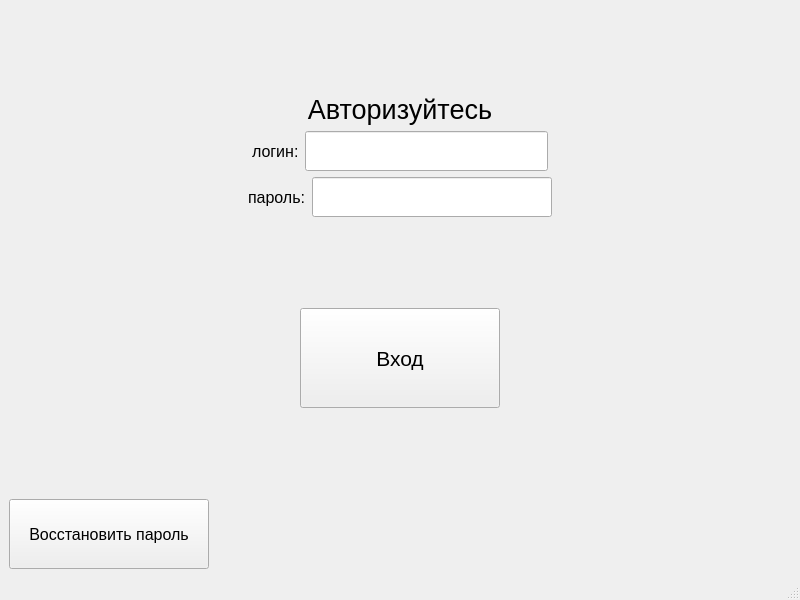
<?xml version="1.0" encoding="UTF-8"?>
<ui version="4.0">
 <class>MainWindow</class>
 <widget class="QMainWindow" name="MainWindow">
  <property name="geometry">
   <rect>
    <x>0</x>
    <y>0</y>
    <width>800</width>
    <height>600</height>
   </rect>
  </property>
  <property name="windowTitle">
   <string>MainWindow</string>
  </property>
  <widget class="QWidget" name="centralwidget">
   <layout class="QVBoxLayout" name="verticalLayout">
    <item>
     <spacer name="verticalSpacer_2">
      <property name="orientation">
       <enum>Qt::Vertical</enum>
      </property>
      <property name="sizeHint" stdset="0">
       <size>
        <width>20</width>
        <height>40</height>
       </size>
      </property>
     </spacer>
    </item>
    <item>
     <widget class="QLabel" name="registration">
      <property name="font">
       <font>
        <pointsize>20</pointsize>
       </font>
      </property>
      <property name="text">
       <string>Авторизуйтесь</string>
      </property>
      <property name="alignment">
       <set>Qt::AlignCenter</set>
      </property>
     </widget>
    </item>
    <item>
     <layout class="QHBoxLayout" name="horizontalLayout">
      <item>
       <spacer name="horizontalSpacer">
        <property name="orientation">
         <enum>Qt::Horizontal</enum>
        </property>
        <property name="sizeHint" stdset="0">
         <size>
          <width>40</width>
          <height>20</height>
         </size>
        </property>
       </spacer>
      </item>
      <item>
       <widget class="QLabel" name="label_2">
        <property name="font">
         <font>
          <pointsize>12</pointsize>
         </font>
        </property>
        <property name="text">
         <string>логин:</string>
        </property>
       </widget>
      </item>
      <item>
       <widget class="QLineEdit" name="lineEdit">
        <property name="minimumSize">
         <size>
          <width>0</width>
          <height>40</height>
         </size>
        </property>
        <property name="text">
         <string/>
        </property>
       </widget>
      </item>
      <item>
       <spacer name="horizontalSpacer_2">
        <property name="orientation">
         <enum>Qt::Horizontal</enum>
        </property>
        <property name="sizeHint" stdset="0">
         <size>
          <width>40</width>
          <height>20</height>
         </size>
        </property>
       </spacer>
      </item>
     </layout>
    </item>
    <item>
     <layout class="QHBoxLayout" name="horizontalLayout_2">
      <item>
       <spacer name="horizontalSpacer_3">
        <property name="orientation">
         <enum>Qt::Horizontal</enum>
        </property>
        <property name="sizeHint" stdset="0">
         <size>
          <width>40</width>
          <height>20</height>
         </size>
        </property>
       </spacer>
      </item>
      <item>
       <widget class="QLabel" name="label_password">
        <property name="font">
         <font>
          <pointsize>12</pointsize>
         </font>
        </property>
        <property name="text">
         <string>пароль:</string>
        </property>
       </widget>
      </item>
      <item>
       <widget class="QLineEdit" name="password">
        <property name="minimumSize">
         <size>
          <width>0</width>
          <height>40</height>
         </size>
        </property>
       </widget>
      </item>
      <item>
       <spacer name="horizontalSpacer_4">
        <property name="orientation">
         <enum>Qt::Horizontal</enum>
        </property>
        <property name="sizeHint" stdset="0">
         <size>
          <width>40</width>
          <height>20</height>
         </size>
        </property>
       </spacer>
      </item>
     </layout>
    </item>
    <item>
     <spacer name="verticalSpacer_3">
      <property name="orientation">
       <enum>Qt::Vertical</enum>
      </property>
      <property name="sizeHint" stdset="0">
       <size>
        <width>20</width>
        <height>40</height>
       </size>
      </property>
     </spacer>
    </item>
    <item>
     <layout class="QHBoxLayout" name="horizontalLayout_4">
      <item>
       <widget class="QPushButton" name="enter">
        <property name="minimumSize">
         <size>
          <width>0</width>
          <height>100</height>
         </size>
        </property>
        <property name="maximumSize">
         <size>
          <width>200</width>
          <height>16777215</height>
         </size>
        </property>
        <property name="font">
         <font>
          <pointsize>16</pointsize>
         </font>
        </property>
        <property name="text">
         <string>Вход</string>
        </property>
       </widget>
      </item>
     </layout>
    </item>
    <item>
     <spacer name="verticalSpacer_4">
      <property name="orientation">
       <enum>Qt::Vertical</enum>
      </property>
      <property name="sizeHint" stdset="0">
       <size>
        <width>20</width>
        <height>40</height>
       </size>
      </property>
     </spacer>
    </item>
    <item>
     <widget class="QPushButton" name="pushButton">
      <property name="minimumSize">
       <size>
        <width>0</width>
        <height>70</height>
       </size>
      </property>
      <property name="maximumSize">
       <size>
        <width>200</width>
        <height>16777215</height>
       </size>
      </property>
      <property name="font">
       <font>
        <pointsize>12</pointsize>
       </font>
      </property>
      <property name="text">
       <string>Восстановить пароль</string>
      </property>
     </widget>
    </item>
   </layout>
  </widget>
  <widget class="QMenuBar" name="menubar">
   <property name="geometry">
    <rect>
     <x>0</x>
     <y>0</y>
     <width>800</width>
     <height>21</height>
    </rect>
   </property>
  </widget>
  <widget class="QStatusBar" name="statusbar"/>
 </widget>
 <resources/>
 <connections/>
</ui>
